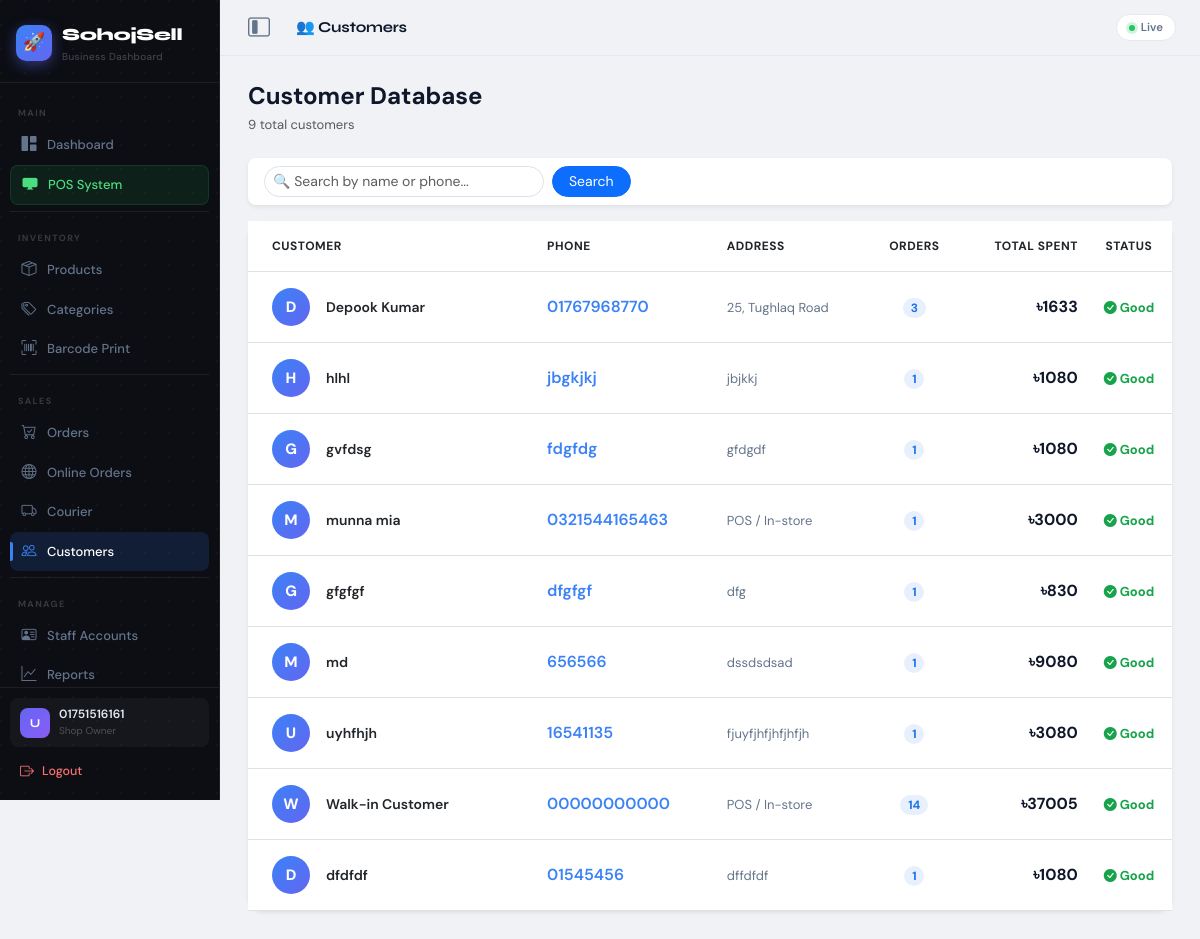
Screenshot of /customers/ (signed in) with the database file from the repository.
### accounts/models.py (models this page shows, shortened)
class User(AbstractBaseUser, PermissionsMixin):
    phone_number = models.CharField(max_length=15, unique=True, verbose_name='Phone Number')
    name = models.CharField(max_length=100, blank=True, null=True, verbose_name='Full Name')
    is_active = models.BooleanField(default=True)
    is_staff = models.BooleanField(default=False)
    date_joined = models.DateTimeField(auto_now_add=True)
    objects = UserManager()
    USERNAME_FIELD = 'phone_number'
    REQUIRED_FIELDS = []

### store/models.py (models this page shows, shortened)
class Customer(models.Model):
    shop = models.ForeignKey(Shop, on_delete=models.CASCADE, related_name='customers')
    name = models.CharField(max_length=150)
    phone = models.CharField(max_length=15)
    address = models.TextField()
    created_at = models.DateTimeField(auto_now_add=True)

### store/views.py (the view)
# urls.py: path('customers/', views.customer_list, name='customer_list'),
@login_required(login_url='/accounts/login/')
def customer_list(request):
    shop = request.user.shop
    customers = Customer.objects.filter(shop=shop).annotate(
        total_orders=Count('orders'),
        total_spent=Sum('orders__total_amount'),
        returned_orders=Count('orders', filter=Q(orders__status__in=['Returned', 'Cancelled']))
    ).prefetch_related('orders').order_by('-id')
    q = request.GET.get('q', '')
    if q:
        customers = customers.filter(Q(name__icontains=q) | Q(phone__icontains=q))
    paginator = Paginator(customers, 25)
    page = request.GET.get('page', 1)
    try:
        page_obj = paginator.page(page)
    except (EmptyPage, PageNotAnInteger):
        page_obj = paginator.page(1)
    return render(request, 'store/customers.html', {'page_obj': page_obj})

### store/templates/store/customers.html (shortened to what this page needs)
{% extends 'store/base.html' %}
{% block page_title %}👥 Customers{% endblock %}
{% block content %}
<div class="d-flex justify-content-between align-items-center mb-4 flex-wrap gap-2">
  <div>
    <h4 class="fw-bold mb-1">Customer Database</h4>
    <p class="text-muted mb-0" style="font-size:13px;">{{ page_obj.paginator.count }} total customers</p>
  </div>
</div>
<div class="card border-0 shadow-sm rounded-3 mb-3">
  <div class="card-body py-2 px-3">
    <form method="GET" class="d-flex gap-2 align-items-center">
      <input type="text" name="q" value="{{ request.GET.q }}" class="form-control form-control-sm rounded-pill" style="max-width:280px;" placeholder="🔍 Search by name or phone...">
      <button type="submit" class="btn btn-primary btn-sm rounded-pill px-3">Search</button>
    </form>
  </div>
</div>
<div class="card border-0 shadow-sm rounded-4">
  <div class="table-responsive">
    <table class="table table-hover align-middle mb-0">
      <thead style="background:#f8fafc;">
        <tr style="font-size:12px;color:#64748b;font-weight:700;text-transform:uppercase;letter-spacing:.5px;">
          <th class="px-4 py-3">Customer</th>
          <th class="py-3">Phone</th>
          <th class="py-3">Address</th>
          <th class="py-3 text-center">Orders</th>
          <th class="py-3 text-end">Total Spent</th>
          <th class="py-3 text-center">Status</th>
        </tr>
      </thead>
      <tbody>
        {% for customer in page_obj %}
        <tr>
          <td class="px-4 py-3">
            <div class="d-flex align-items-center gap-3">
              <div style="width:38px;height:38px;border-radius:50%;background:linear-gradient(135deg,#3b82f6,#6366f1);display:flex;align-items:center;justify-content:center;color:#fff;font-weight:800;font-size:15px;flex-shrink:0;">
                {{ customer.name|slice:":1"|upper }}
              </div>
              <div class="fw-semibold" style="font-size:14px;">{{ customer.name }}</div>
            </div>
          </td>
          <td><a href="tel:{{ customer.phone }}" class="text-decoration-none fw-semibold" style="color:#3b82f6;">{{ customer.phone }}</a></td>
          <td style="font-size:13px;color:#64748b;max-width:180px;">{{ customer.address|default:"—"|truncatechars:40 }}</td>
          <td class="text-center">
            <span class="badge rounded-pill" style="background:#e8f0fe;color:#1a73e8;font-weight:700;">{{ customer.total_orders|default:0 }}</span>
          </td>
          <td class="text-end fw-bold" style="color:#0f172a;">৳{{ customer.total_spent|default:0|floatformat:0 }}</td>
          <td class="text-center">
            {% if customer.returned_orders and customer.returned_orders > 0 %}
            <span class="badge rounded-pill bg-warning text-dark" style="font-size:11px;">{{ customer.returned_orders }} returns</span>
            {% else %}
            <span style="color:#16a34a;font-size:13px;font-weight:700;"><i class="bi bi-check-circle-fill"></i> Good</span>
            {% endif %}
          </td>
        </tr>
        {% endfor %}
      </tbody>
    </table>
  </div>
</div>
{% endblock %}

### store/templates/store/base.html (shortened to what this page needs)
<!DOCTYPE html>
<html lang="en">
<head>
    <link href="https://cdn.jsdelivr.net/npm/bootstrap@5.3.0/dist/css/bootstrap.min.css" rel="stylesheet">
    <link rel="stylesheet" href="https://cdn.jsdelivr.net/npm/bootstrap-icons@1.10.5/font/bootstrap-icons.css">
</head>
<body>
<div class="app-shell">
  <aside class="sidebar" id="sidebar">
    <div class="sb-logo">
      <div class="sb-logo-row">
        <div class="sb-logo-icon">🚀</div>
        <div>
          <div class="sb-logo-text">SohojSell</div>
          <div class="sb-logo-sub">Business Dashboard</div>
        </div>
      </div>
    </div>
    <nav class="sb-nav">
      {% if request.user.is_superuser %}
        <div class="sb-label">Master</div>
        <a href="{% url 'master_dashboard' %}" class="sb-link {% if '/saas-master/' in request.path %}active{% endif %}">
          <i class="bi bi-rocket-takeoff-fill"></i> <span class="sb-text-hide">Master HQ</span>
        </a>
        <a href="{% url 'manage_shops' %}" class="sb-link"><i class="bi bi-shop-window"></i> <span class="sb-text-hide">Manage Shops</span></a>
        <a href="{% url 'all_users' %}" class="sb-link"><i class="bi bi-people-fill"></i> <span class="sb-text-hide">All Users</span></a>
        <a href="{% url 'master_billing' %}" class="sb-link"><i class="bi bi-wallet2"></i> <span class="sb-text-hide">Packages & Billing</span></a>
        <a href="{% url 'master_settings' %}" class="sb-link"><i class="bi bi-chat-dots-fill"></i> <span class="sb-text-hide">Master Setting</span></a>
      {% else %}
        <div class="sb-label">Main</div>
        <a href="{% url 'dashboard' %}" class="sb-link {% if request.resolver_match.url_name == 'dashboard' %}active{% endif %}">
          <i class="bi bi-grid-1x2-fill"></i> <span class="sb-text-hide">Dashboard</span>
        </a>
        {% if not request.user.is_shop_staff or request.user.staff_profile.can_use_pos %}
        <a href="{% url 'pos' %}" class="sb-link pos {% if request.resolver_match.url_name == 'pos' %}active{% endif %}">
          <i class="bi bi-display-fill"></i> <span class="sb-text-hide">POS System</span>
        </a>
        {% endif %}
        {% if not request.user.is_shop_staff or request.user.staff_profile.can_manage_products %}
        <div class="sb-sep"></div>
        <div class="sb-label">Inventory</div>
        <a href="{% url 'product_list' %}" class="sb-link {% if request.resolver_match.url_name == 'product_list' %}active{% endif %}">
          <i class="bi bi-box-seam"></i> <span class="sb-text-hide">Products</span>
        </a>
        <a href="{% url 'category_list' %}" class="sb-link {% if request.resolver_match.url_name == 'category_list' %}active{% endif %}">
          <i class="bi bi-tags"></i> <span class="sb-text-hide">Categories</span>
        </a>
        <a href="{% url 'barcode_print' %}" class="sb-link {% if request.resolver_match.url_name == 'barcode_print' %}active{% endif %}">
          <i class="bi bi-upc-scan"></i> <span class="sb-text-hide">Barcode Print</span>
        </a>
        {% endif %}
        {% if not request.user.is_shop_staff or request.user.staff_profile.can_manage_orders or request.user.staff_profile.can_manage_customers %}
        <div class="sb-sep"></div>
        <div class="sb-label">Sales</div>
        {% if not request.user.is_shop_staff or request.user.staff_profile.can_manage_orders %}
        <a href="{% url 'order_list' %}" class="sb-link {% if request.resolver_match.url_name == 'order_list' %}active{% endif %}">
          <i class="bi bi-cart-check"></i> <span class="sb-text-hide">Orders</span>
        </a>
        <a href="{% url 'storefront_orders' %}" class="sb-link {% if request.resolver_match.url_name == 'storefront_orders' %}active{% endif %}">
          <i class="bi bi-globe"></i> <span class="sb-text-hide">Online Orders</span>
        </a>
        <a href="{% url 'courier' %}" class="sb-link {% if request.resolver_match.url_name == 'courier' %}active{% endif %}">
          <i class="bi bi-truck"></i> <span class="sb-text-hide">Courier</span>
        </a>
        {% endif %}
        {% if not request.user.is_shop_staff or request.user.staff_profile.can_manage_customers %}
        <a href="{% url 'customer_list' %}" class="sb-link {% if request.resolver_match.url_name == 'customer_list' %}active{% endif %}">
          <i class="bi bi-people"></i> <span class="sb-text-hide">Customers</span>
        </a>
        {% endif %}
        {% endif %}
        {% if not request.user.is_shop_staff or request.user.staff_profile.can_view_reports or request.user.staff_profile.can_manage_settings %}
        <div class="sb-sep"></div>
        <div class="sb-label">Manage</div>
        {% if not request.user.is_shop_staff or request.user.staff_profile.can_manage_settings %}
        <a href="{% url 'staff_list' %}" class="sb-link {% if 'staff' in request.path %}active{% endif %}">
          <i class="bi bi-person-vcard"></i> <span class="sb-text-hide">Staff Accounts</span>
        </a>
        {% endif %}
        {% if not request.user.is_shop_staff or request.user.staff_profile.can_view_reports %}
        <a href="{% url 'reports' %}" class="sb-link {% if request.resolver_match.url_name == 'reports' %}active{% endif %}">
          <i class="bi bi-graph-up"></i> <span class="sb-text-hide">Reports</span>
        </a>
        {% endif %}
        {% endif %}
      {% endif %}
    </nav>
    <div class="sb-bottom">
      <div class="sb-user">
        <div class="sb-avatar">{{ request.user.name|default:"U"|first|upper }}</div>
        <div>
          <div class="sb-u-name">{{ request.user.name|default:request.user.phone_number }}</div>
          <div class="sb-u-role">
            {% if request.user.is_superuser %}Super Admin
            {% elif request.user.is_shop_staff %}Staff
            {% else %}Shop Owner{% endif %}
          </div>
        </div>
      </div>
      <a href="{% url 'logout' %}" class="sb-logout">
        <i class="bi bi-box-arrow-right"></i> <span class="sb-text-hide">Logout</span>
      </a>
    </div>
  </aside>
  <div class="main-area">
    <div class="topbar">
      <button class="desktop-toggle" onclick="toggleDesktopSidebar()" aria-label="Toggle Sidebar" title="Minimize Sidebar">
        <i class="bi bi-layout-sidebar-inset"></i>
      </button>
      <div class="topbar-title">{% block page_title %}Dashboard{% endblock %}</div>
      <div class="topbar-right">
        <div class="live-pill">
          <span class="live-dot"></span> Live
        </div>
      </div>
    </div>
    <div class="page-content">
      {% block content %}{% endblock %}
    </div>
  </div>
</div>
</body>
</html>

### rows the page displays
User: user.name|first "U", user.name "01751516161"
Customer: name "D", name "Depook Kumar", phone "01767968770", address "25, Tughlaq Road", total_orders "3", total_spent "1633", shows "Good"
Customer: name "H", name "hlhl", phone "jbgkjkj", address "jbjkkj", total_orders "1", total_spent "1080", shows "Good"
Customer: name "G", name "gvfdsg", phone "fdgfdg", address "gfdgdf", total_orders "1", total_spent "1080", shows "Good"
Customer: name "M", name "munna mia", phone "0321544165463", address "POS / In-store", total_orders "1", total_spent "3000", shows "Good"
Customer: name "G", name "gfgfgf", phone "dfgfgf", address "dfg", total_orders "1", total_spent "830", shows "Good"
Customer: name "M", name "md", phone "656566", address "dssdsdsad", total_orders "1", total_spent "9080", shows "Good"
Customer: name "U", name "uyhfhjh", phone "16541135", address "fjuyfjhfjhfjhfjh", total_orders "1", total_spent "3080", shows "Good"
Customer: name "W", name "Walk-in Customer", phone "00000000000", address "POS / In-store", total_orders "14", total_spent "37005", shows "Good"
Customer: name "D", name "dfdfdf", phone "01545456", address "dffdfdf", total_orders "1", total_spent "1080", shows "Good"

### other values shown
{{ page_obj.paginator.count }} "9"
